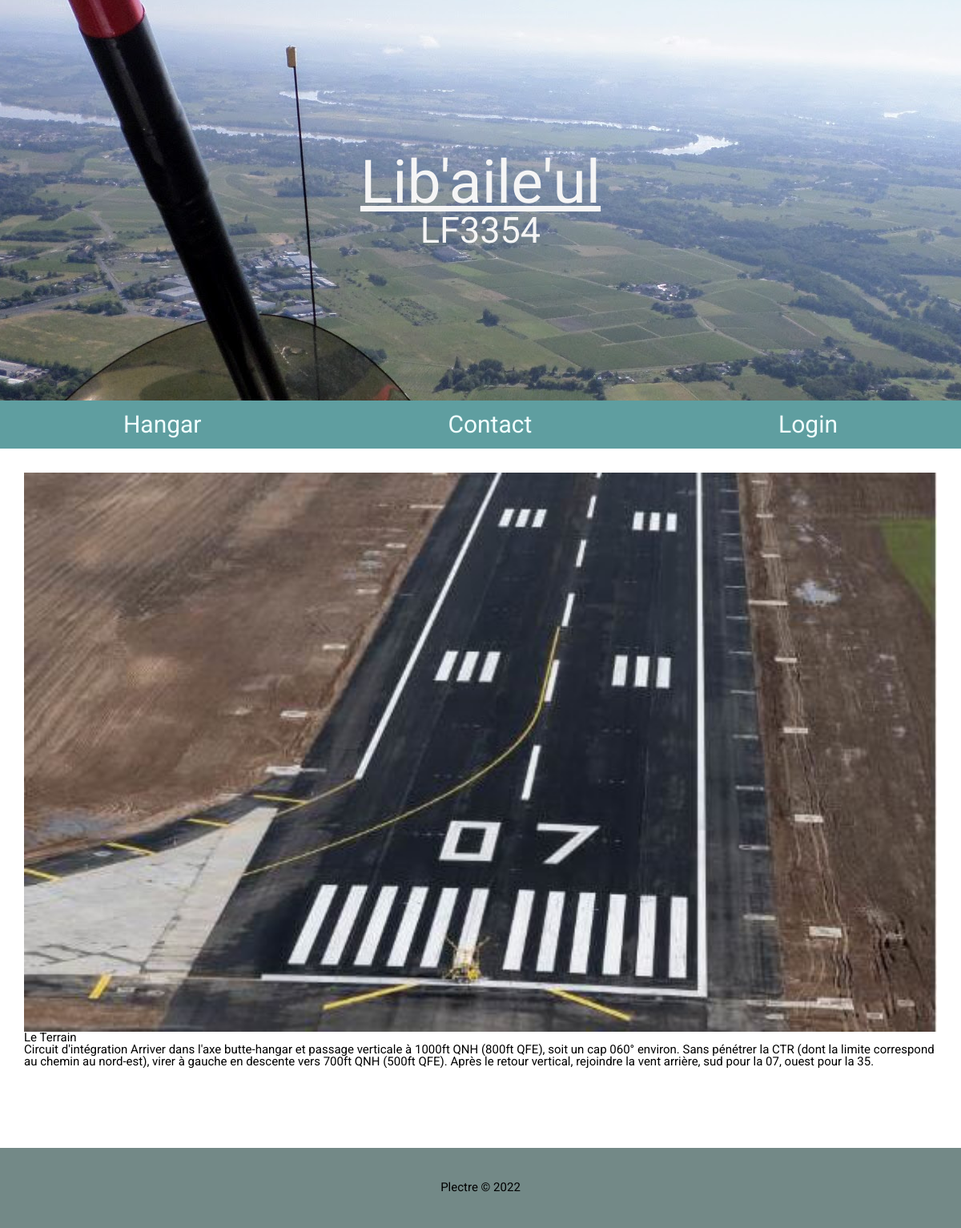
Page /detail/7 on the earlier database version.
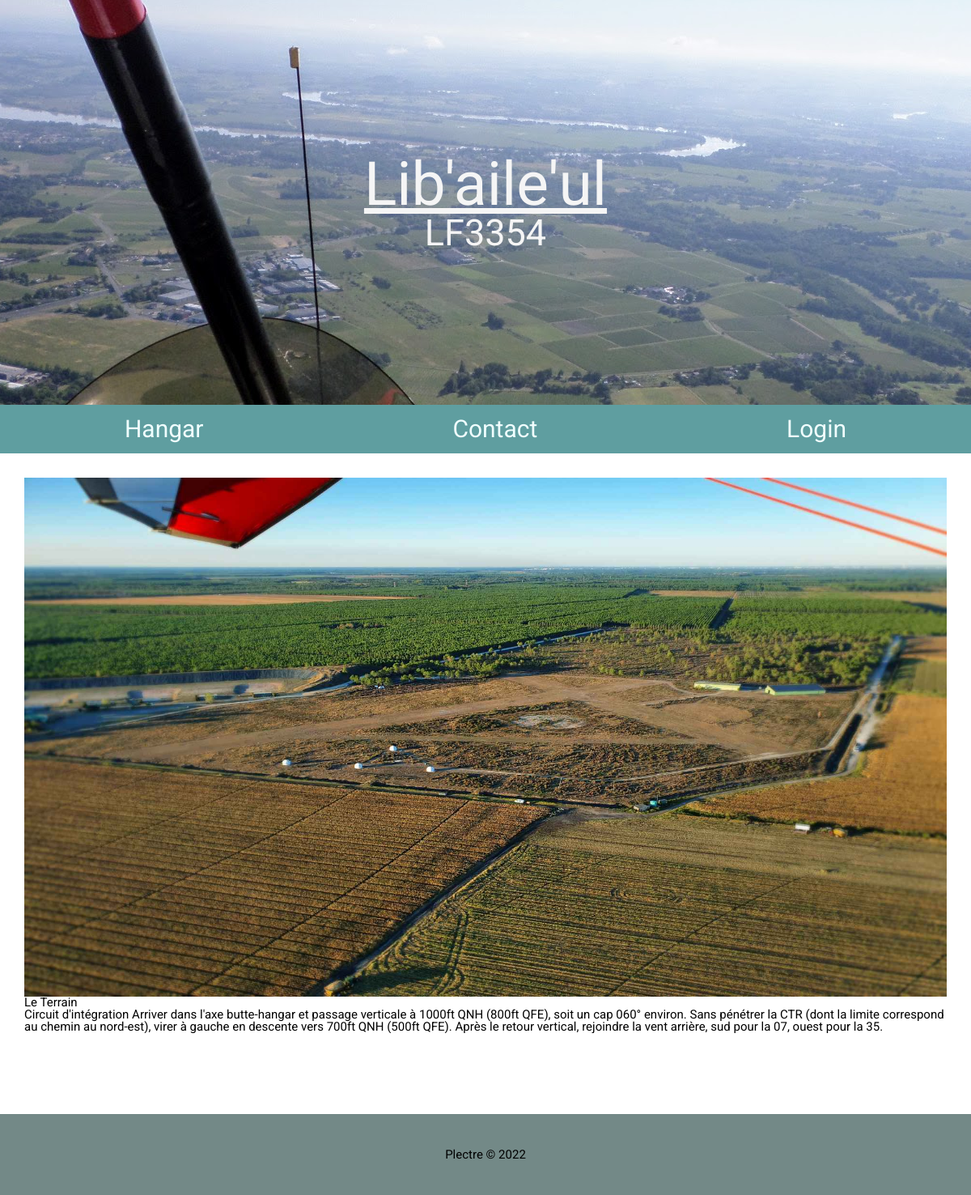
Same page on the later database version.
### hangar/models.py (models this page shows)
class Articles(models.Model):
    title = models.CharField(max_length=32, null=False)
    content = models.TextField(null=False)
    image = models.ImageField(blank=True, upload_to='images/')
    def __str__(self):
        return(self.title)

### hangar/views.py (the view)
# urls.py: path('detail/<int:id>', views.detail, name='detail'),
def detail(request, id):
    articles = Articles
    details = articles.objects.get(pk=id)
    print(f"{details}")
    context = {
        'details': details,
    }
    return render(request, 'hangar/detail.html', context)

### hangar/templates/hangar/detail.html (shortened to what this page needs)
{% extends 'hangar/base.html' %}
{% block content %}
<div class="main-content">
<div class="details-card">
    <div class="details-card-img">
        <img src='{{ details.image.url }}' alt="image {{details.title}}">
    </div>
    <h4 class="details-card-title">{{ details.title }}</h4>
    <h5 class="details-card-content">{{ details.content }}</h5>
</div>
</div>
{% endblock content %}

Differences in the rows shown:
changed Articles "Le Terrain": image: a different picture
